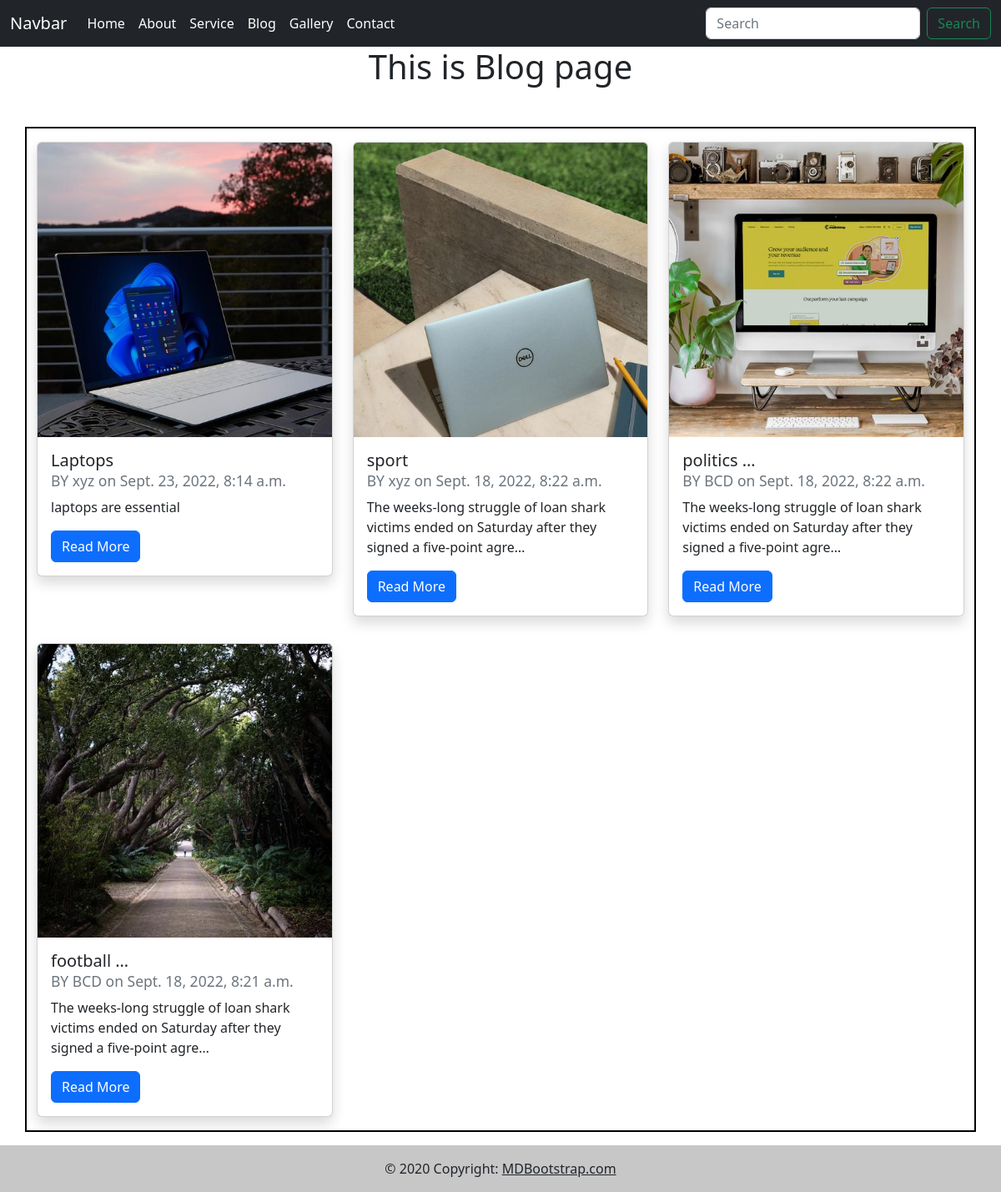
Screenshot of /blog/ with the database file from the repository.
### myapp/models.py (models this page shows, shortened)
class blog_post(models.Model):
    title = models.CharField(max_length= 250)
    slug = models.SlugField(unique = True)
    image = ResizedImageField(size =[500,500],crop =['middle','center',], upload_to="static/image")
    content = models.TextField(max_length=5000)
    author = models.CharField(max_length=50)
    post_time = models.DateTimeField(auto_now = True )

### myapp/views.py (the view)
# urls.py: path("blog/", views.blog, name="blog"),
def blog(request):
    allpost=blog_post.objects.order_by('-post_time')
    context={ 'allpost':allpost}
    return render(request,"blog.html",context)

### templates/blog.html (shortened to what this page needs)
{% extends 'base.html' %}
{% load static %}
{% block content %}
<h1 style="text-align:center"> This is Blog page  </h1>
<div class = "container mt-5 mb-3" style="border:2px solid black">
    <div class ="row">
        {% for post in allpost %}
        <div class = "col-lg-4 my-3 mx-0">
            <div class ="card shadow">
                <img src= "{{post.image.url}}" class ="card-img-top" alt = "...">
                <div class= "card-body">
                    <h5 class = "card-title"> {{post.title | truncatechars:10}}<br><small class="text-muted">BY {{post.author}} on {{post.post_time}}</small> </h5>
                    <p class = "card-text"> {{post.content | truncatechars:100}} </p>
                    <a href = "{% url 'blog_detail' post.slug %}" class = "btn btn-primary"> Read More</a>
                </div>
            </div>
        </div>
        {% endfor %}
    </div>
</div>
{% endblock content %}

### rows the page displays
blog_post: image (picture), title "Laptops", author "xyz", post_time "Sept. 23, 2022, 8:14 a.m.", content "laptops are essential"
blog_post: image (picture), title "sport", author "xyz", post_time "Sept. 18, 2022, 8:22 a.m.", content "The weeks-long struggle of loan shark victims ended on Saturday after they signed a five-point agre…"
blog_post: image (picture), title "politics …", author "BCD", post_time "Sept. 18, 2022, 8:22 a.m.", content "The weeks-long struggle of loan shark victims ended on Saturday after they signed a five-point agre…"
blog_post: image (picture), title "football …", author "BCD", post_time "Sept. 18, 2022, 8:21 a.m.", content "The weeks-long struggle of loan shark victims ended on Saturday after they signed a five-point agre…"
